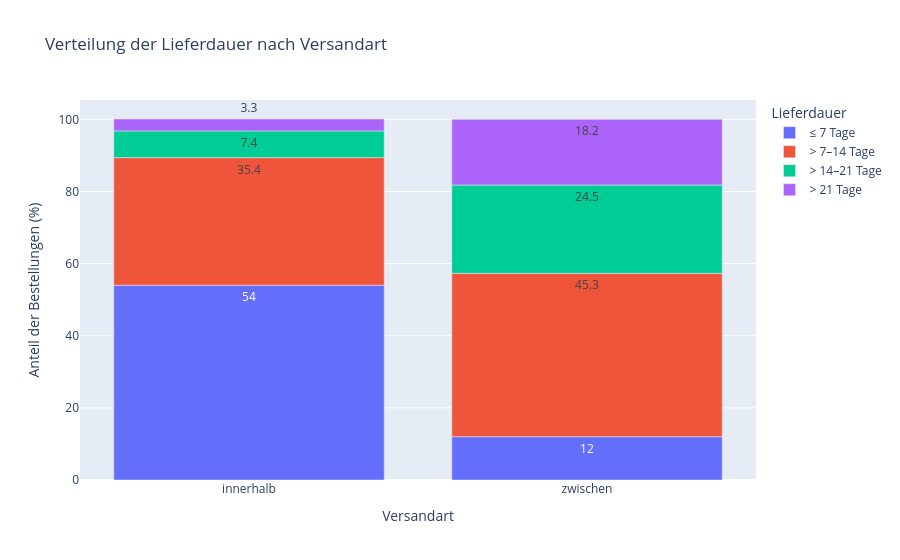

Notebook source saved alongside this figure:
### Code cell
# Anteil jeder Lieferdauergruppe innerhalb einer Versandart (Zeilenprozente)
verteilung = (pd.crosstab(orders_analysis["interstate"], orders_analysis["delivery_days_group"],
                          normalize="index") * 100).round(1)
verteilung.index = verteilung.index.map({False: "innerhalb", True: "zwischen"})

# In langes Format bringen, damit Plotly die Gruppen stapeln kann
plot_verteilung = verteilung.reset_index().melt(
    id_vars="interstate", var_name="Lieferdauer", value_name="Anteil (%)")

# Gestapeltes Balkendiagramm
fig = px.bar(
    plot_verteilung,
    x="interstate",
    y="Anteil (%)",
    color="Lieferdauer",
    text="Anteil (%)",
    title="Verteilung der Lieferdauer nach Versandart",
)
fig.update_layout(xaxis_title="Versandart", yaxis_title="Anteil der Bestellungen (%)")
fig.show()

### Figure 1 — Plotly figure (JSON) as saved in the notebook; plotly's stock layout.template omitted (floating-point values rounded to 4 significant figures)
{"data": [{"hovertemplate": "Lieferdauer=≤ 7 Tage<br>interstate=%{x}<br>Anteil (%)=%{text}<extra></extra>", "legendgroup": "≤ 7 Tage", "marker": {"color": "#636efa", "pattern": {"shape": ""}}, "name": "≤ 7 Tage", "orientation": "v", "showlegend": true, "text": [54.0, 12.0], "textposition": "auto", "type": "bar", "x": ["innerhalb", "zwischen"], "xaxis": "x", "y": [54.0, 12.0], "yaxis": "y"}, {"hovertemplate": "Lieferdauer=> 7–14 Tage<br>interstate=%{x}<br>Anteil (%)=%{text}<extra></extra>", "legendgroup": "> 7–14 Tage", "marker": {"color": "#EF553B", "pattern": {"shape": ""}}, "name": "> 7–14 Tage", "orientation": "v", "showlegend": true, "text": [35.4, 45.3], "textposition": "auto", "type": "bar", "x": ["innerhalb", "zwischen"], "xaxis": "x", "y": [35.4, 45.3], "yaxis": "y"}, {"hovertemplate": "Lieferdauer=> 14–21 Tage<br>interstate=%{x}<br>Anteil (%)=%{text}<extra></extra>", "legendgroup": "> 14–21 Tage", "marker": {"color": "#00cc96", "pattern": {"shape": ""}}, "name": "> 14–21 Tage", "orientation": "v", "showlegend": true, "text": [7.4, 24.5], "textposition": "auto", "type": "bar", "x": ["innerhalb", "zwischen"], "xaxis": "x", "y": [7.4, 24.5], "yaxis": "y"}, {"hovertemplate": "Lieferdauer=> 21 Tage<br>interstate=%{x}<br>Anteil (%)=%{text}<extra></extra>", "legendgroup": "> 21 Tage", "marker": {"color": "#ab63fa", "pattern": {"shape": ""}}, "name": "> 21 Tage", "orientation": "v", "showlegend": true, "text": [3.3, 18.2], "textposition": "auto", "type": "bar", "x": ["innerhalb", "zwischen"], "xaxis": "x", "y": [3.3, 18.2], "yaxis": "y"}], "layout": {"barmode": "relative", "legend": {"title": {"text": "Lieferdauer"}, "tracegroupgap": 0}, "title": {"text": "Verteilung der Lieferdauer nach Versandart"}, "xaxis": {"anchor": "y", "domain": [0, 1], "title": {"text": "Versandart"}}, "yaxis": {"anchor": "x", "domain": [0, 1], "title": {"text": "Anteil der Bestellungen (%)"}}}}
